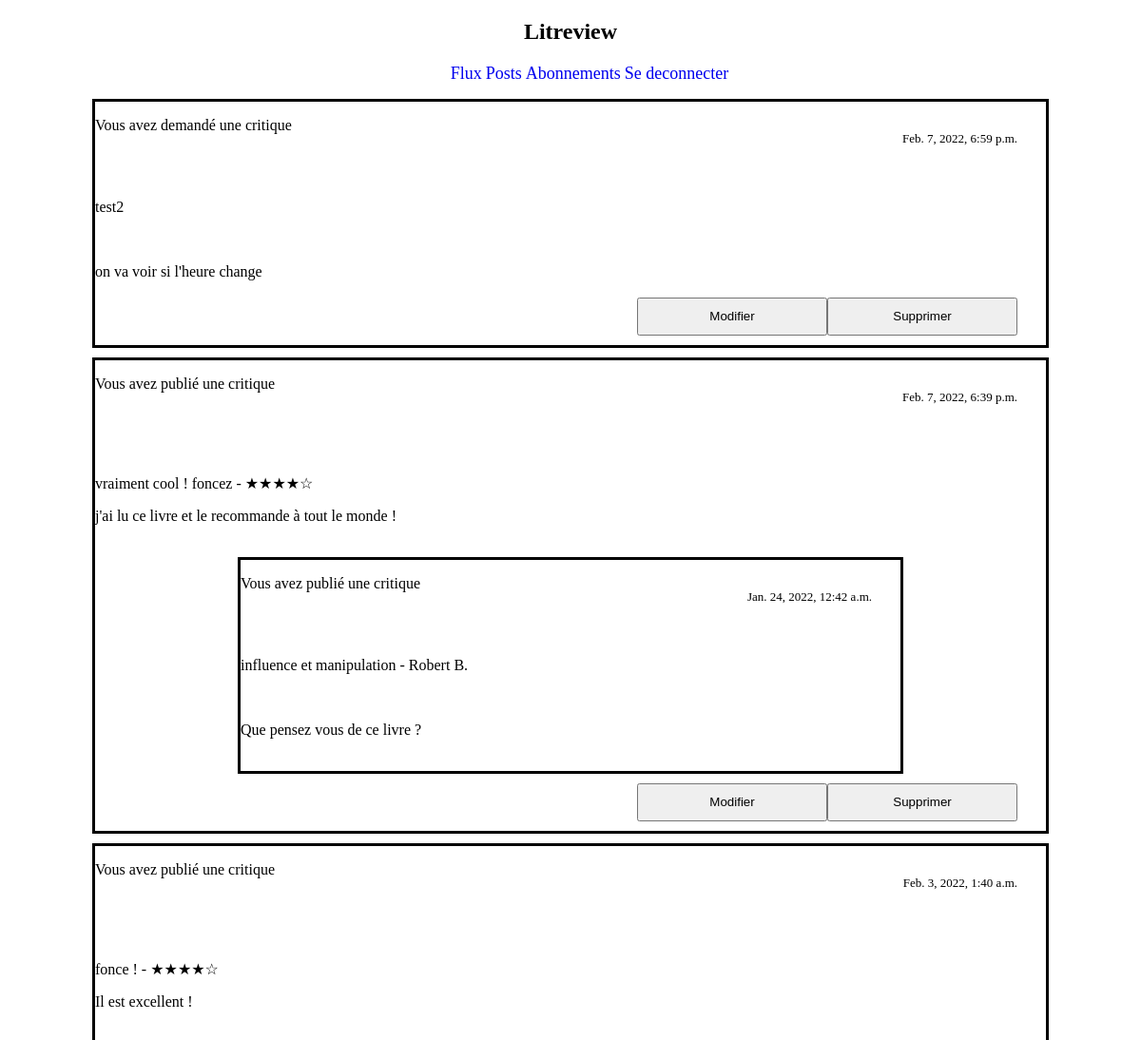
The app's page /vos-posts/ (signed in, upper part), older data.
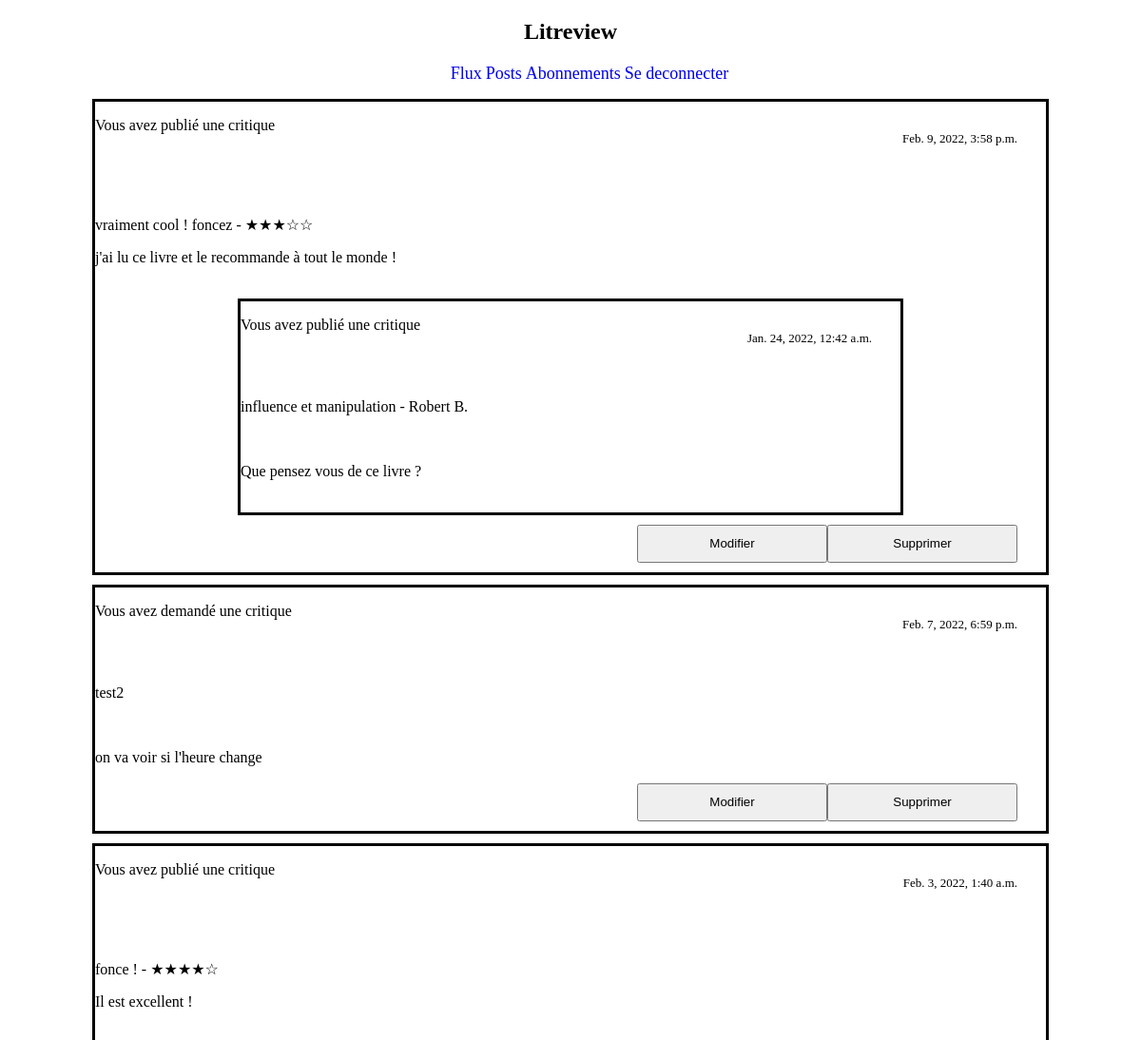
The same page, newer data.
### blog/models.py (models this page shows, shortened)
class Ticket(models.Model):
    title = models.CharField(max_length=128)
    description = models.TextField(max_length=2048, blank=True)
    user = models.ForeignKey(User, on_delete=models.CASCADE)
    image = models.ImageField(blank=True)
    time_created = models.DateTimeField(auto_now_add=True)

class Review(models.Model):
    ticket_associe = models.ForeignKey(to=Ticket, on_delete=models.CASCADE, null=True, blank=True)
    rating = models.PositiveSmallIntegerField(
        validators=[MinValueValidator(0), MaxValueValidator(5)])
    headline = models.CharField(max_length=128)
    body = models.CharField(max_length=8192, blank=True)
    user_associe = models.ForeignKey(
        User, on_delete=models.CASCADE, null=True, blank=True)
    time_created = models.DateTimeField(auto_now_add=True)

### blog/views.py (the view)
# urls.py: path('vos-posts/', views.page_vos_flux_text),
def page_vos_flux_text(request):
    try:
        if not request.session['connected']:
            print(request.session['connected'])
            return redirect('/index')
        else:
            pass
    except KeyError:
        print("probleme avec la session")
    user = User.objects.get(username=request.session['username'])
    tickets = Ticket.objects.filter(user=user)
    reviews = Review.objects.filter(user_associe=user)
    reviews_ticket_associeted_id = [review.ticket_associe_id for review in reviews]
    tickets_associated_to_reviews = Ticket.objects.filter(id__in=reviews_ticket_associeted_id)
    tickets_reviews = sorted(chain(tickets, reviews), key=attrgetter('time_created'),
                             reverse=True)
    context = {
        'tickets_associated_to_reviews': tickets_associated_to_reviews,
        'tickets_reviews': tickets_reviews,
        'user_id': user.id
    }
    return render(request, 'templates/blog/posts_test.html', context)

### blog/templates/blog/posts_test.html (shortened to what this page needs)
<!doctype html>
<html lang="fr">
<head>
    {% block header %}
    {% include 'blog/barre_de_navigation.html' %}
    {% endblock %}
  {% load static %}
  <link rel="stylesheet" href="{% static 'blog/flux.css' %}">
<body>
{% for q in tickets_reviews %}
    {% if q.headline %}
        <div id="review">
            <p class="demande_de_critique">Vous avez publié une critique</p>
            <br>
            <p class="heure">{{q.time_created}}</p>
            <br>
            <br>
            {% if q.rating == 3 %}
            <p id="book_title">{{q.headline}} - ★★★☆☆</p>
            {% endif %}
            {% if q.rating == 4 %}
            <p id="book_title">{{q.headline}} - ★★★★☆</p>
            {% endif %}
            <p id="description">{{q.body}}</p>
            <br>
            {% for ticket in tickets_associated_to_reviews %}
                {% if ticket.id == q.ticket_associe_id %}
                    <div class="ticket_on_our_flux_page">
                        {% if user_id == ticket.user.id %}
                        <p class="demande_de_critique">Vous avez publié une critique</p>
                        <br>
                        {% else %}
                        <p>{{ticket.user.username}} a demandé une critique</p>
                        <br>
                        {% endif %}
                        <p class="heure">{{ticket.time_created}}</p>
                        <br>
                        <p id="book_title">{{ticket.title}}</p>
                        <br>
                        <p id="description">{{ticket.description}}</p>
                        <br>
                    </div>
                {% endif %}
            {% endfor %}
            <div id="bouton_div">
                <button class="button" onclick="window.location.href = '/supprimer-review/{{q.id}}'";>Supprimer</button>
            <button class="button" onclick="window.location.href = '/modifier-review/{{q.id}}'";>Modifier</button>
            </div>
        </div>
    {% else %}
        <div id="tickets">
            <p class="demande_de_critique">Vous avez demandé une critique</p>
            <br>
            <p class="heure">{{q.time_created}}</p>
            <br>
            <p id="book_title">{{q.title}}</p>
            <br>
            <div class="description">
            <p id="description" style="margin-bottom: 10px">{{q.description}}</p>
            </div>
            <br>
            <div id="bouton_div">
                <button class="button" onclick="window.location.href = '/supprimer-ticket/{{q.id}}'";>Supprimer</button>
                <button class="button" onclick="window.location.href = '/modifier-ticket/{{q.id}}'";>Modifier</button>
            </div>
        </div>
    {% endif %}
{% endfor %}
</body>
</html>

Row changes from the older to the newer data that the page shows:
changed Review "vraiment cool ! foncez": time_created "Feb. 7, 2022, 6:39 p.m." → "Feb. 9, 2022, 3:58 p.m."; rating "- ★★★★☆" → "- ★★★☆☆"; moves up the list
